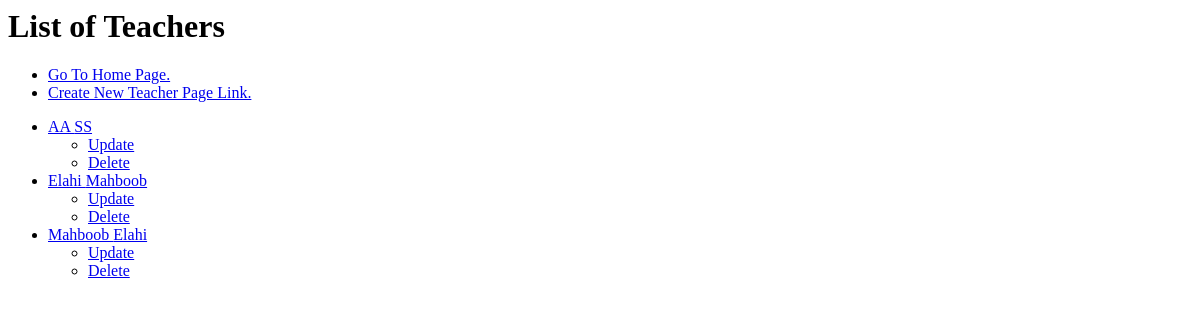
Before: /classroom/list_teacher/ with the older database file.
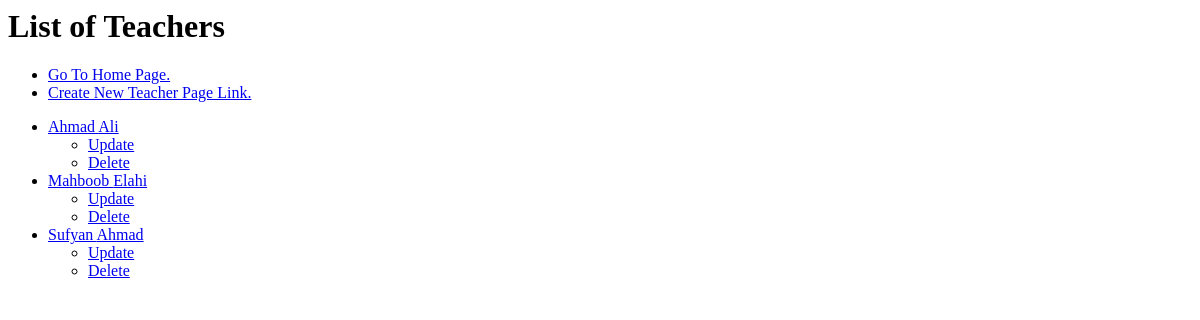
After: the same page with the newer database file.
### classroom/models.py (models this page shows, shortened)
class Teacher(models.Model):
    first_name = models.CharField(max_length=30)
    last_name = models.CharField(max_length=30)
    subject = models.CharField(max_length=30)

### classroom/views.py (the view)
# urls.py: path('list_teacher/', views.TeacherListView.as_view(), name='list_teacher'),
class TeacherListView(ListView):
    model = Teacher
    context_object_name = "teacher_list" #! this is how we can overwrite default context var name.
    queryset = Teacher.objects.order_by('first_name')    #* custom queryset

### classroom/templates/classroom/teacher_list.html (shortened to what this page needs)
<h1>List of Teachers</h1>
<ul>
    <li >
        <a href="{%url 'classroom:home'%}">Go To Home Page.</a>
    </li>
    <li >
        <a href="{%url 'classroom:create_teacher'%}">Create New Teacher Page Link.</a>
    </li>
</ul>
<ul>
    {% for teacher in teacher_list %}
        <li>
            <a href="/classroom/teacher_detail/{{teacher.id}} "> {{teacher.first_name}} {{teacher.last_name}}</a>
        </li>
        <ul>
            <li>
                <a href="/classroom/update_teacher/{{teacher.id}} ">Update</a>
            </li>
            <li>
                <a href="/classroom/delete_teacher/{{teacher.id}} ">Delete</a>
            </li>
        </ul>
    {% endfor %}
</ul>

Changed rows visible on the page:
removed Teacher: first_name "AA", last_name "SS"
removed Teacher: first_name "Elahi", last_name "Mahboob"
added Teacher: first_name "Ahmad", last_name "Ali"
added Teacher: first_name "Sufyan", last_name "Ahmad"
